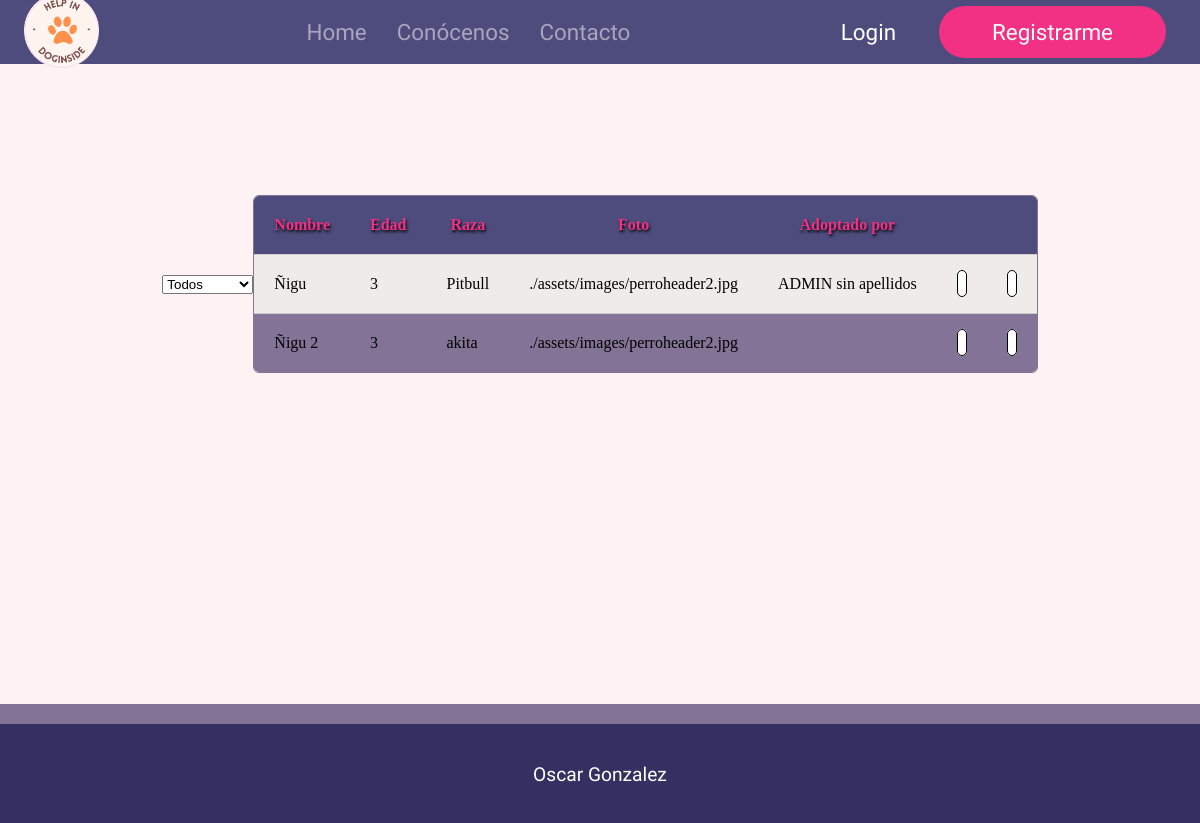
Page /perros_lista.php on the committed database.
### tables this page shows
CREATE TABLE IF NOT EXISTS `usuarios` (
  `id` int(11) NOT NULL AUTO_INCREMENT,
  `nombre` varchar(30) NOT NULL,
  `apellidos` varchar(50) NOT NULL,
  `password` varchar(255) NOT NULL,
  `isadmin` int(1) NOT NULL DEFAULT '0',
  PRIMARY KEY (`id`)
);

### perros_lista.php (the view, shortened to what this page needs)
<?php
require_once("./assets/core/connection.php");
$filter = trim($_GET["filter"]);
$filterSQL = "";
$select = "SELECT pr.*, us.nombre as nombre_usuario, us.apellidos as apellidos_usuario
           FROM adopciones ad
           LEFT JOIN usuarios us ON  ad.usuario_id = us.id
           RIGHT JOIN (SELECT pe.*, ra.nombre as nombre_raza FROM perros pe INNER JOIN razas ra ON pe.raza = ra.id) pr ON AD.perro_id = pr.id
          {$filterSQL} ";
$query = mysqli_query($conexion, $select);
include_once("./assets/core/header.php") ?>
<div class="main-page">
    <div class="content">
      <div>
      <?php
        echo '
				  <select name="filter" id="filter">
					  <option value="0" ' . (($filter =='0' || $filter =='')?'selected':'') . '>Todos</option>
            <option value="1" ' . (($filter =='1')?'selected':'') . '>Adoptados</option>
					  <option value="2" ' . (($filter =='2')?'selected':'') . '>Sin adoptar</option>
				  </select>
        '
      ?>
      </div>
      <div class="table-wrapper">
        <table>
            <tr>
                <th>Nombre</th>
                <th>Edad</th>
                <th>Raza</th>
                <th>Foto</th>
                <th>Adoptado por</th>
                <th></th>
                <th></th>
            <tr>
      <?php
			while ($row = mysqli_fetch_assoc($query)) {
				echo
				'<tr>
            <td>' . $row["nombre"] . '</td>
            <td>' . $row["edad"] . '</td>
            <td>' . $row["nombre_raza"] . '</td>
            <td>' . $row["foto"] . '</td>
            <td>' . $row["nombre_usuario"] . ' ' . $row["apellidos_usuario"] . '</td>
            <td><a href="./perros_editar.php?id=' . $row["id"] . '" ><i class="icon-pencil editar"></i></a></td>
            <td><a href="./perros_borrar.php?id=' . $row["id"] . '" ><i class="icon-trash borrar"></i></a></td>
        </tr>';
			}
			?>
        </table>
    </div>
    </div>
</div>
	<footer>
		<p>Oscar Gonzalez</p>
	</footer>
</body>
</html>

### assets/css/main.css (style rules this page uses)
body { margin: 0px; background-color: #e7e6ef; }
.main-page { width: 100%; min-height: 80vh; background-color: #fff2f2; }
.main-page .content { width: 100%; padding: 20px 0; display: flex; justify-content: center; align-items: center; min-height: 50vh; }
footer { width: 100%; border-top: 20px solid #827397; background-color: #363062; padding-top: 20px; padding-bottom: 20px; height: 7.4vh }
footer * { color: #fff; font-family: 'Akaya Telivigala', cursive; font-size: 1.2em; text-decoration: none; text-align: center; }
.table-wrapper { overflow: auto; border-radius: 6px; border: 1px solid #827397; }
.table-wrapper table { border-spacing: 0; border-collapse: collapse; border-style: hidden; width:100%; max-width: 100%; }
.table-wrapper table th, .table-wrapper table td { padding: 20px; }
.table-wrapper table tr { border: 1px solid #CCCCCC; background-color: #827397; }
.table-wrapper table th { background-color: #4D4C7D; color: #F23084; text-shadow: 1px 2px 3px black; }
.table-wrapper table td a .borrar { background-color: white; border-radius: 5px; padding: 4px; border: 1px solid black; color: red; }
.table-wrapper table td a .editar { background-color: white; border-radius: 5px; border: 1px solid black; padding: 4px; color: green; }
.table-wrapper table tr:nth-child(2n+1) { background-color: #efebe9; }

### rows in the picture
usuarios: nombre "Ñigu", edad "3", nombre_raza "Pitbull", foto "./assets/images/perroheader2.jpg", nombre "ADMIN", apellidos "sin apellidos"

### other values in the picture
$row["nombre"] "Ñigu 2"
$row["edad"] "3"
$row["nombre_raza"] "akita"
$row["foto"] "./assets/images/perroheader2.jpg"
